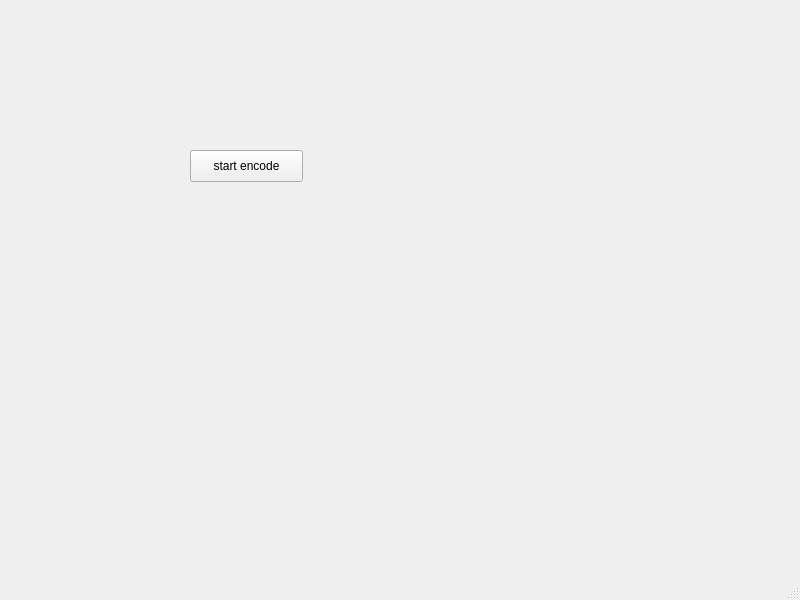
<?xml version="1.0" encoding="UTF-8"?>
<ui version="4.0">
 <class>MainWindow</class>
 <widget class="QMainWindow" name="MainWindow">
  <property name="geometry">
   <rect>
    <x>0</x>
    <y>0</y>
    <width>800</width>
    <height>600</height>
   </rect>
  </property>
  <property name="windowTitle">
   <string>MainWindow</string>
  </property>
  <widget class="QWidget" name="centralwidget">
   <widget class="QPushButton" name="audioButton">
    <property name="geometry">
     <rect>
      <x>190</x>
      <y>150</y>
      <width>113</width>
      <height>32</height>
     </rect>
    </property>
    <property name="text">
     <string>start encode</string>
    </property>
   </widget>
  </widget>
  <widget class="QMenuBar" name="menubar">
   <property name="geometry">
    <rect>
     <x>0</x>
     <y>0</y>
     <width>800</width>
     <height>24</height>
    </rect>
   </property>
  </widget>
  <widget class="QStatusBar" name="statusbar"/>
 </widget>
 <resources/>
 <connections/>
</ui>
